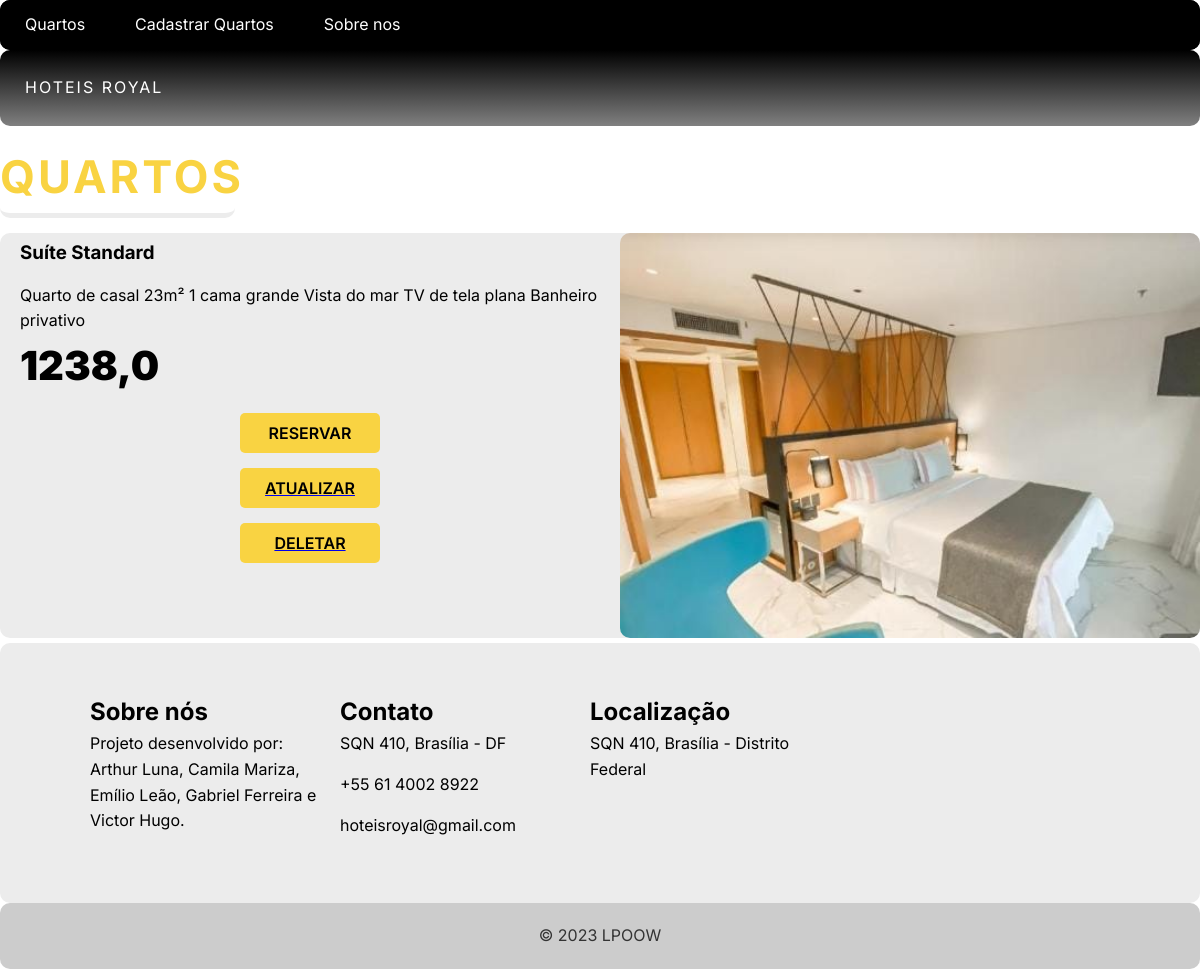
The app's page /room/21/ with its own data.
### trivagoHotel/models.py (models this page shows, shortened)
class Hotel(models.Model):
    id = models.AutoField(primary_key=True)
    model = models.CharField(max_length=600)
    desc = models.CharField(max_length=600)
    brand = models.ForeignKey(Brand, on_delete=models.PROTECT, related_name='hotel_brand')
    value = models.FloatField(blank=True, null=True)
    photo = models.ImageField(upload_to='trivagoHotel/', blank=True, null=True)

### trivagoHotel/views.py (the view)
# urls.py: path('room/<int:pk>/', HotelDetailView.as_view(), name='room_detail' ),
class HotelDetailView(DetailView):
    model = Hotel
    template_name = 'room_detail.html'

### trivagoHotel/templates/room_detail.html (shortened to what this page needs)
{% extends "base.html"%}
{% block content %}
<html>
    <head>
    </head>
    <body>
                <header class = "header" id = "header">
            <div class = "head">
                <div class = "cabeçalho">
                    <span>HOTEIS ROYAL</span>
                </div>
            </div>
        </header>
        <section class = "quartos sec-width" id = "quartos">
            <div class = "titulo">
                <h2>Quartos</h2>
            </div>
            <article class = "quarto">
                <div class = "quarto-image">
                    <img src = "{{ hotel.photo.url }}" alt = "quarto image">
                </div>
                <div class = "quarto-text">
                    <h3>{{hotel.model}}</h3>
                    <ul>
                        <li>
                            {{hotel.desc}}
                        </li>
                        <p class = "preco">
                        <span>{{hotel.value}}</span>
                    </p>
                    <button type = "button" class = "btn">RESERVAR</button>
                    <a href="{% url 'room_update' hotel.pk%}">
                      <button type = "button" class = "btn">ATUALIZAR</button>
                    </a>
                    <a href="{% url 'room_delete' hotel.pk%}">
                      <button type = "button" class = "btn">DELETAR</button>
                    </a>
                </div>
            </article>
        </section>
        <footer class = "cabecalho">
            <div class = "cabecalho-container">
                <div>
                    <h2>Sobre nós </h2>
                    <p>Projeto desenvolvido por: Arthur Luna, Camila Mariza, Emílio Leão, Gabriel Ferreira e Victor Hugo.</p>
                </div>
                <div>
                    <h2>Contato</h2>
                    <div class = "contato">
                        <span>
                            SQN 410, Brasília - DF
                        </span>
                    </div>
                    <div class = "contato">
                        <span>
                            +55 61 4002 8922
                        </span>
                    </div>
                    <div class = "contato">
                        <span>
                            hoteisroyal@gmail.com
                        </span>
                    </div>
                </div>
                <div>
                    <h2>Localização</h2>
                    <div class = "contato">
                        <span>
                            SQN 410, Brasília - Distrito Federal
                        </span>
                    </div>
                    </div>
                </div>
        </footer>
    </body>
</html>
{% endblock %}

### app/templates/base.html (style rules this page uses)
body { font-family: 'Open Sans', sans-serif; background-color: white; color: #333; margin: 0; padding: 0; }
header { background-color: black; color: #fff; text-align: center; }
footer { background-color: #ccc; color: #333; padding: 20px; text-align: center; }

### trivagoHotel/templates/room_detail.html (style rules this page uses)
:root { --transition: all 0.7s ease; --yellow: #f9d342; --dark: #ececec; }
* { box-sizing: border-box; padding: 0; margin: 0; font-family: 'Inter', sans-serif; border-radius: 10px; }
html { scroll-behavior: smooth; }
body { line-height: 1.6; }
.btn { font-size: 16px; text-transform: uppercase; font-weight: 600; border: none; border-radius: 5px; padding: 10px; width: 140px; display: block; margin: 15px auto; cursor: pointer; transition: var(--transition); background-color: #f9d342; }
img { width: 100%; display: block; }
.header { background: linear-gradient(black, gray); color: white; padding: 25px; display: flex; flex-direction: column; }
.head { display: flex; justify-content: space-between; }
.head span { cursor: pointer; letter-spacing: 2px; }
.cabecalho { background: var(--dark); color: #000000; }
.cabecalho-container { width: 85vw; margin: 0 auto; padding: 30px 0; }
.cabecalho-container { display: grid; padding-right: 20px; }
.cabecalho { text-align: left; }
.cabecalho-container { grid-template-columns: repeat(4, 1fr); }
.cabecalho-container div:nth-child(1) p { padding-right: 20px; }
.contato { margin-bottom: 15px; }
.quarto { background: var(--dark); color: white; }
.quarto-text { padding: 5px 20px; color: rgb(0, 0, 0); }
.quarto-text ul { list-style-type: none; margin: 15px 0; }
.preco span { font-size: 40px; font-weight: 900; color: rgb(0, 0, 0); }
.quarto { display: flex; margin: 5px 0; }
.quarto-image { flex: 1; }
.quarto-text { flex: 1; }
.quarto:nth-child(even) { flex-direction: row-reverse; }
.titulo { text-transform: uppercase; letter-spacing: 3px; font-size: 30px; color: var(--yellow); border-bottom: 5px solid var(--dark); width: 235px; margin: 15px 0; }

### records on screen
Hotel: photo (picture), model "Suíte Standard", desc "Quarto de casal 23m² 1 cama grande Vista do mar TV de tela plana Banheiro privativo", value "1238,0"
